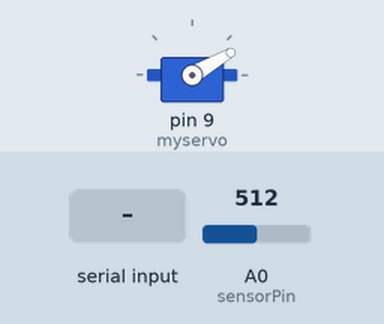
A sketch run on a simulated Arduino Uno, built with avr-gcc and run on an emulated ATmega328P. Parts: servo. The test bench sets the inputs (shaded band); at power-on: A0 (sensorPin) = 512. What the sketch prints to the serial monitor is not drawn.

Above: at 1.2 s.
1.3 s: "int\n" received over Serial
At 2.1 s:
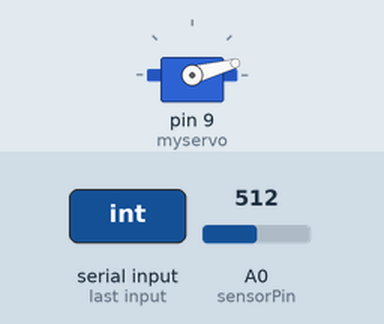
Timing chart, 0 to 4.3 s (numbered marks = the images above; inputs shaded):
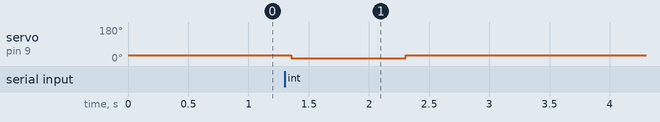

The sketch:

topper.ino
```cpp
#include <Servo.h>

Servo myservo;

int sensorPin;
float thresh;
float light;
String b;
int state;

void setup() {
  // Open Serial Port
  Serial.begin(9600);
  Serial.setTimeout(50);
  // Attach Servo
  myservo.attach(9);
  // Define Sensor Pin
  sensorPin = 0;
  // Define cutoff threshold
  thresh = 870;

  myservo.write(30);
}

void loop() {
  // put your main code here, to run repeatedly:
  light = analogRead(sensorPin);
  Serial.println(light);

  if (state == 10) {
    myservo.write(30);
    state = 0;
  } else if (state > 0) {
    state++;
  }

  b = Serial.readString();
  b.trim();

  if (b == "int") {
    myservo.write(15);
    state = 1;
  }

  delay(50);
}
```

Measured:
- after the input at 1.3 s, servo on pin 9 (myservo): 30° → 15° after 0.05 s, → 30° 0.95 s later
